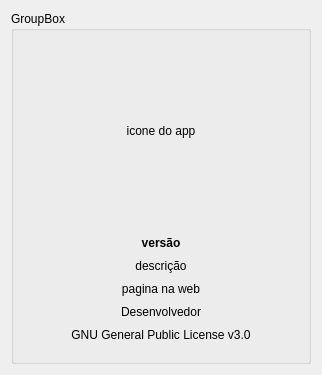
<?xml version="1.0" encoding="UTF-8"?>
<ui version="4.0">
 <class>Form</class>
 <widget class="QWidget" name="Form">
  <property name="geometry">
   <rect>
    <x>0</x>
    <y>0</y>
    <width>322</width>
    <height>375</height>
   </rect>
  </property>
  <property name="windowTitle">
   <string>Form</string>
  </property>
  <layout class="QVBoxLayout" name="verticalLayout_3">
   <item>
    <widget class="QGroupBox" name="groupBox">
     <property name="title">
      <string>GroupBox</string>
     </property>
     <layout class="QVBoxLayout" name="verticalLayout_2">
      <property name="spacing">
       <number>0</number>
      </property>
      <property name="leftMargin">
       <number>0</number>
      </property>
      <property name="topMargin">
       <number>0</number>
      </property>
      <property name="rightMargin">
       <number>0</number>
      </property>
      <property name="bottomMargin">
       <number>0</number>
      </property>
      <item>
       <layout class="QHBoxLayout" name="horizontalLayout">
        <property name="spacing">
         <number>0</number>
        </property>
        <item>
         <spacer name="horizontalSpacer">
          <property name="orientation">
           <enum>Qt::Horizontal</enum>
          </property>
          <property name="sizeHint" stdset="0">
           <size>
            <width>40</width>
            <height>20</height>
           </size>
          </property>
         </spacer>
        </item>
        <item>
         <widget class="QLabel" name="icon">
          <property name="sizePolicy">
           <sizepolicy hsizetype="Preferred" vsizetype="Preferred">
            <horstretch>0</horstretch>
            <verstretch>0</verstretch>
           </sizepolicy>
          </property>
          <property name="minimumSize">
           <size>
            <width>200</width>
            <height>200</height>
           </size>
          </property>
          <property name="maximumSize">
           <size>
            <width>200</width>
            <height>200</height>
           </size>
          </property>
          <property name="frameShape">
           <enum>QFrame::NoFrame</enum>
          </property>
          <property name="text">
           <string>icone do app</string>
          </property>
          <property name="scaledContents">
           <bool>false</bool>
          </property>
          <property name="alignment">
           <set>Qt::AlignCenter</set>
          </property>
         </widget>
        </item>
        <item>
         <spacer name="horizontalSpacer_2">
          <property name="orientation">
           <enum>Qt::Horizontal</enum>
          </property>
          <property name="sizeHint" stdset="0">
           <size>
            <width>40</width>
            <height>20</height>
           </size>
          </property>
         </spacer>
        </item>
       </layout>
      </item>
      <item>
       <layout class="QVBoxLayout" name="verticalLayout">
        <property name="bottomMargin">
         <number>15</number>
        </property>
        <item>
         <widget class="QLabel" name="version">
          <property name="font">
           <font>
            <bold>true</bold>
           </font>
          </property>
          <property name="text">
           <string>versão</string>
          </property>
          <property name="alignment">
           <set>Qt::AlignCenter</set>
          </property>
         </widget>
        </item>
        <item>
         <widget class="QLabel" name="description_app">
          <property name="text">
           <string>descrição</string>
          </property>
          <property name="alignment">
           <set>Qt::AlignCenter</set>
          </property>
         </widget>
        </item>
        <item>
         <widget class="QLabel" name="webpage">
          <property name="text">
           <string>pagina na web</string>
          </property>
          <property name="textFormat">
           <enum>Qt::PlainText</enum>
          </property>
          <property name="alignment">
           <set>Qt::AlignCenter</set>
          </property>
          <property name="openExternalLinks">
           <bool>true</bool>
          </property>
         </widget>
        </item>
        <item>
         <widget class="QLabel" name="developer">
          <property name="text">
           <string>Desenvolvedor</string>
          </property>
          <property name="alignment">
           <set>Qt::AlignCenter</set>
          </property>
         </widget>
        </item>
        <item>
         <widget class="QLabel" name="license">
          <property name="text">
           <string>GNU General Public License v3.0</string>
          </property>
          <property name="alignment">
           <set>Qt::AlignCenter</set>
          </property>
         </widget>
        </item>
       </layout>
      </item>
     </layout>
    </widget>
   </item>
  </layout>
 </widget>
 <resources/>
 <connections/>
</ui>
